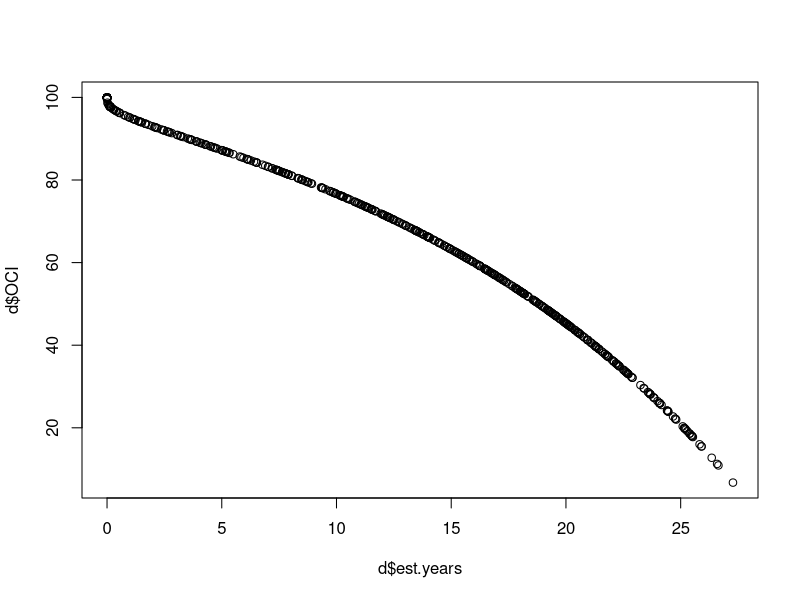
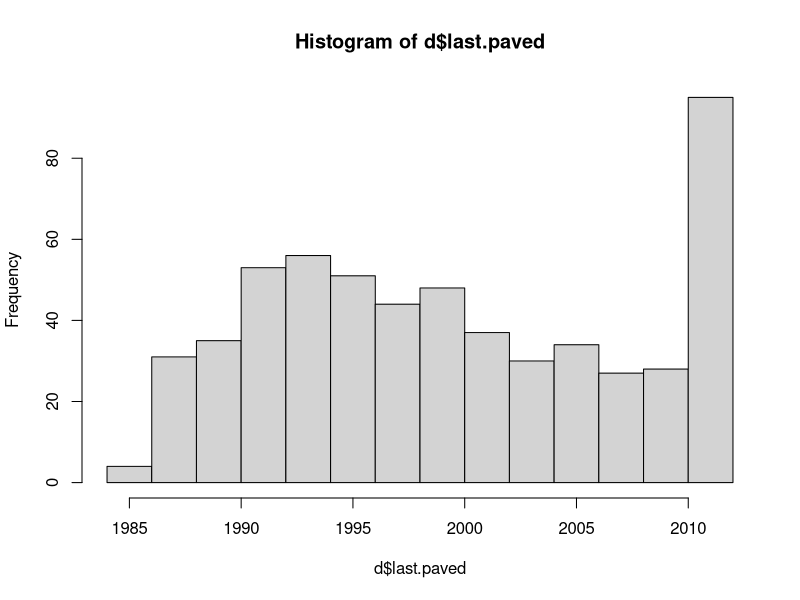
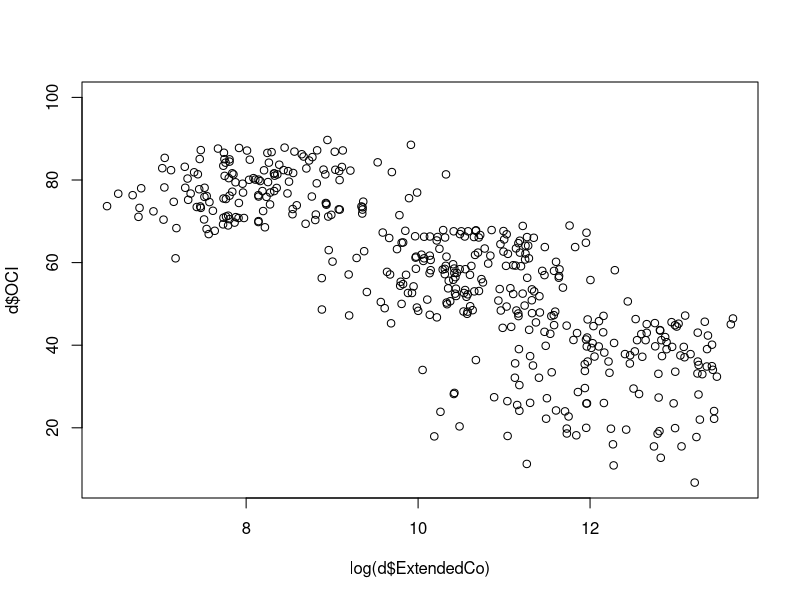
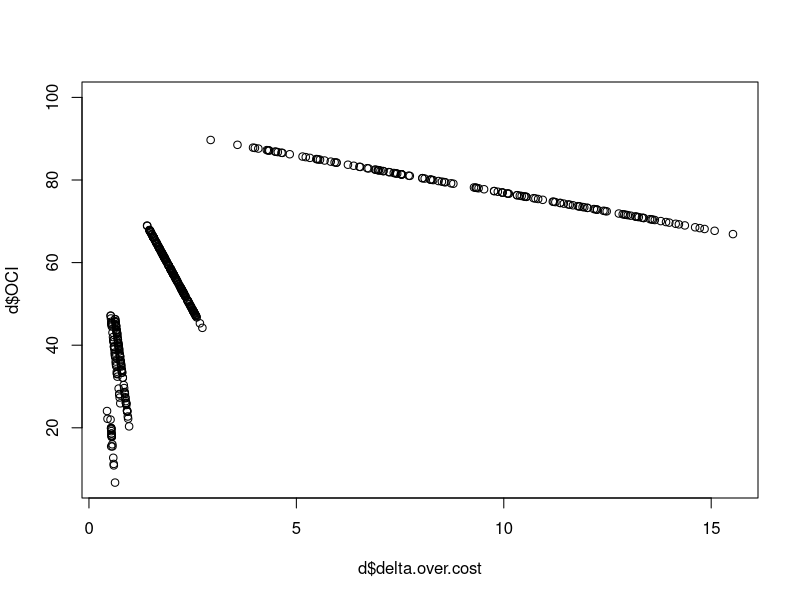
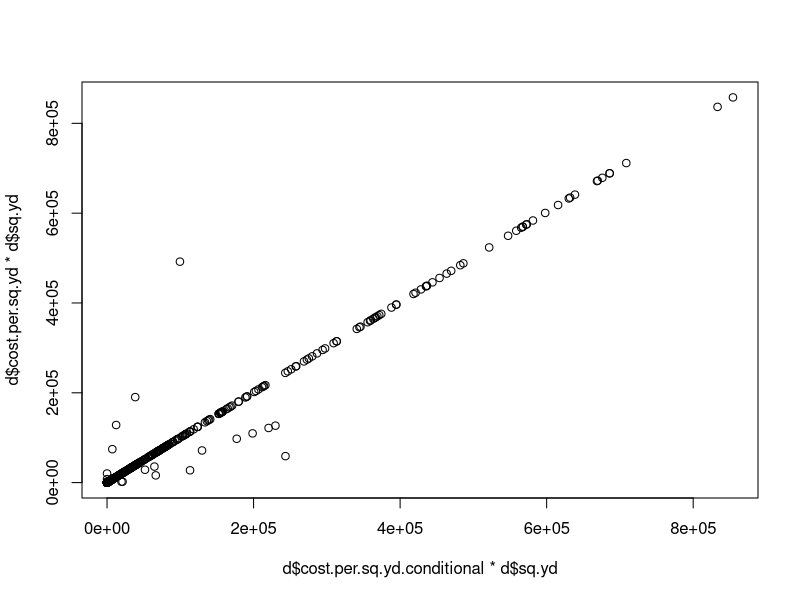
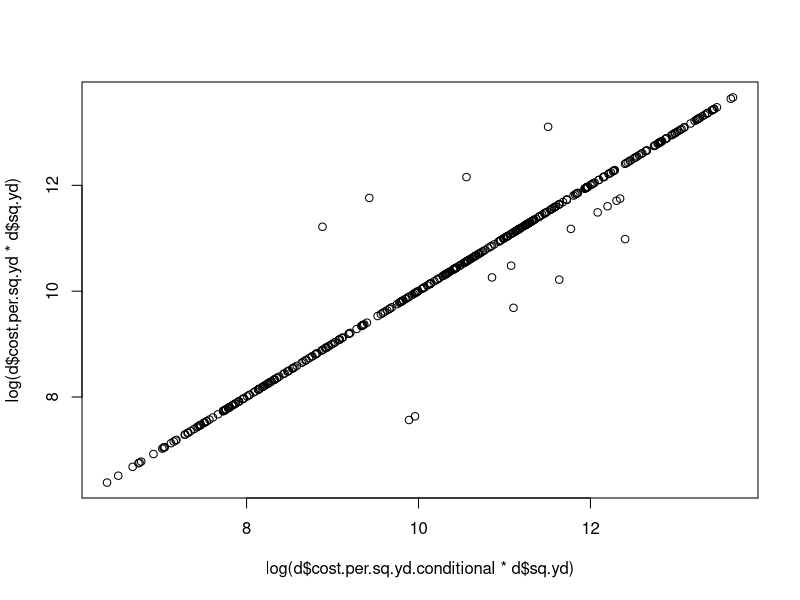

Here is the R script that generated these plots, in order: (Note: this script raises an error after producing the figures.)
# This code cleans and analyzes data from FST, the pavement consultant
# OCI value = PCI.  Note these scores are from November 2012.
# It models the cost and PCI degredation in order to optimize pavement decisions
# Created By Daniel Hadley

setwd("K:/Somerstat/Common/Data/2014 StreetStat/PCI_Code")
# setwd ("~/Documents/Git/PCI_Code") #at home
d <- read.csv("PCI.csv")

# Create new variables 
d$sq.ft <- d$PavementWi * d$Length # Sq. Feet
d$sq.yd <- d$sq.ft * 0.111111 # Sq. Yards
d$total.pci <- d$sq.yd * d$OCI # Sum PCI
d$ideal.pci <- d$sq.yd * 95 # Ideal sum PCI
d$delta.pci <- d$ideal.pci - d$total.pci #Difference
d$delta.over.cost <- d$delta.pci / d$ExtendedCo #One cost measure
aggregate(delta.over.cost ~ PlanActivi, d, mean ) # Crack Seal is crazy cost efficient
aggregate(delta.over.cost ~ PlanActivi, d, max ) # Crack Seal is crazy cost efficient

d$cost.per.sq.yd <- d$ExtendedCo / d$sq.yd # Cost per sq yard


# Here I model the age as a function of PCI based on the references below:
# It is an average of residential and arterial, but we can divide those later
# http://onlinepubs.trb.org/onlinepubs/conferences/2012/assetmgmt/presentations/Data-A-Ramirez-Flores-Chang-Albitres.pdf
# https://repository.tamu.edu/bitstream/handle/1969.1/ETD-TAMU-2009-05-317/DESHMUKH-THESIS.pdf?sequence=2
# http://www.mylongview.com/modules/showdocument.aspx?documentid=631
# PCI = 100 - (106/((ln(79/AGE))^(1/.48)))

d$est.years <- 79*(2.71828^(-9.37879/(100-d$OCI)^0.48))
plot(d$est.years, d$OCI)

d$last.paved <- 2012 - d$est.years
hist(d$last.paved) # I'm skeptical there are streets we have not paved since the 80s


# test
plot(log(d$ExtendedCo), d$OCI)
plot(d$delta.over.cost, d$OCI) # checking cost-effectiveness
# This final plot is where we see that high OCI maintenance is the most cost-effective

# First model cost as a f(PCI) using logical tests: 
# this averages differences between collectors and arterials
# To see where the bands begin and end
aggregate(OCI ~ PlanActivi, d, mean )
aggregate(OCI ~ PlanActivi, d, min )
aggregate(OCI ~ PlanActivi, d, max )

d$cost.per.sq.yd.conditional <- ifelse((d$OCI >= 68) & (d$OCI < 88), 1.8,
                            ifelse((d$OCI >= 47) & (d$OCI < 68), 18.50,
                            ifelse((d$OCI >= 25) & (d$OCI < 47) & (d$Functional == "RT - Residential Local"), 76.80,
                            ifelse((d$OCI >= 25) & (d$OCI < 47) & (d$Functional == "RE - Residential Dead End"), 76.80,
                            ifelse((d$OCI >= 25) & (d$OCI < 47) & (d$Functional == "CO - Collector" ), 91.10,
                            ifelse((d$OCI >= 25) & (d$OCI < 47) & (d$Functional == "AR - Arterial"), 91.10,
                            ifelse((d$OCI >= 0) & (d$OCI < 25) & (d$Functional == "RT - Residential Local"), 139.80,
                            ifelse((d$OCI >= 0) & (d$OCI < 25) & (d$Functional == "RE - Residential Dead End"), 139.80,
                            ifelse((d$OCI >= 0) & (d$OCI < 25) & (d$Functional == "CO - Collector"), 147.70,
                            ifelse((d$OCI >= 0) & (d$OCI < 25) & (d$Functional == "AR - Arterial"), 162.10,
                            ifelse(d$OCI >= 88, 0, 360)))))))))))

# Test
plot(d$cost.per.sq.yd.conditional*d$sq.yd, d$cost.per.sq.yd*d$sq.yd)
plot(log(d$cost.per.sq.yd.conditional*d$sq.yd), log(d$cost.per.sq.yd*d$sq.yd))
# d$dif <- d$cost.per.sq.yd*d$sq.yd - d$cost.per.sq.yd.conditional*d$sq.yd  
# hugeDif <- d[ which(d$dif>650000 | d$dif < -115000), ]



  




###  Model the Pavement decisions over 20 years ###

# First I create functions that describe the relationships analyzed previously
# f(Age) = PCI 
PCIf <- function(AGE){ 
  PCI <- 100 - (106/((log(79/AGE))^(1/.48)))
  return(PCI)
}

# f(PCI) = Cost 
Costf <- function(OCI, Functional, sq.yd){ 
  Cost <- ifelse((OCI >= 68) & (OCI < 88), 1.8,
         ifelse((OCI >= 47) & (OCI < 68), 18.50,
                ifelse((OCI >= 25) & (OCI < 47) & (Functional == "RT - Residential Local"), 76.80,
                       ifelse((OCI >= 25) & (OCI < 47) & (Functional == "RE - Residential Dead End"), 76.80,
                              ifelse((OCI >= 25) & (OCI < 47) & (Functional == "CO - Collector" ), 91.10,
                                     ifelse((OCI >= 25) & (OCI < 47) & (Functional == "AR - Arterial"), 91.10,
                                            ifelse((OCI >= 0) & (OCI < 25) & (Functional == "RT - Residential Local"), 139.80,
                                                   ifelse((OCI >= 0) & (OCI < 25) & (Functional == "RE - Residential Dead End"), 139.80,
                                                          ifelse((OCI >= 0) & (OCI < 25) & (Functional == "CO - Collector"), 147.70,
                                                                 ifelse((OCI >= 0) & (OCI < 25) & (Functional == "AR - Arterial"), 162.10,
                                                                        ifelse(OCI >= 88, 0, 360)))))))))))
  return(Cost*sq.yd)
}


# f(PCI) = Whether or Not to Pave
# Here is where we set the rules and try different scenarios
# This scenario is random with no bottom tiers
Pavef <- function(OCI){
  pave <- (ifelse((OCI >= 68) & (OCI < 88), 1,
                  ifelse((OCI >= 47) & (OCI < 68), 1,
                         ifelse(OCI == 47, 1, 0)))) # Top tiers
  return(pave)
}

# This scenario is totally random
Pavef <- function(OCI){
  pave <-  sample(c(0,1), 573, replace = TRUE) #random
  return(pave)
}

# Best - first. The problem is that you cannot control for the large 1st year cost
Pavef <- function(OCI){
  pave <- (ifelse((OCI >= 50),(sample(c(0,1), 573, replace = TRUE)),0))
  return(pave)
}



# f(n) = output
Modelf <- function(n){
    d$OCI.Model <- PCIf(d$est.years) # Use the model instead of the empirical OCI
    d$backlog <- Costf(d$OCI.Model, d$Functional, d$sq.yd) # when summed, this gives you your backlog
    d$Pave.a <- Pavef(d$OCI.Model) # Decision to pave based on Pavef function
    d$Age.a <- ifelse(d$Pave.a == 1, 1, 1 + d$est.years) #Age in year n
    d$OCI.a <- PCIf(d$Age.a) # OCI year n  
    d$cost.a <- ifelse(d$Pave.a == 1, Costf(d$OCI.Model,d$Functional, d$sq.yd),0) #The cost to pave the selected streets
    d$backlog.a <- ifelse(d$Pave.a == 0, Costf(d$OCI.Model,d$Functional, d$sq.yd),0) #Backlog after year n
    d$Pave.b <- Pavef(d$OCI.a) # Decision to pave based on Pavef function
    d$Age.b <- ifelse(d$Pave.b == 1, 1, 1 + d$Age.a) #Age in year n
    d$OCI.b <- PCIf(d$Age.b) # OCI year n  
    d$cost.b <- ifelse(d$Pave.b == 1, Costf(d$OCI.a,d$Functional, d$sq.yd),0) #The cost to pave the selected streets
    d$backlog.b <- ifelse(d$Pave.b == 0, Costf(d$OCI.a,d$Functional, d$sq.yd),0) #Backlog after year n
    d$Pave.c <- Pavef(d$OCI.b) # Decision to pave based on Pavef function
    d$Age.c <- ifelse(d$Pave.c == 1, 1, 1 + d$Age.b) #Age in year n
    d$OCI.c <- PCIf(d$Age.c) # OCI year n  
    d$cost.c <- ifelse(d$Pave.c == 1, Costf(d$OCI.b,d$Functional, d$sq.yd),0) #The cost to pave the selected streets
    d$backlog.c <- ifelse(d$Pave.c == 0, Costf(d$OCI.b,d$Functional, d$sq.yd),0) #Backlog after year n
    d$Pave.d <- Pavef(d$OCI.c) # Decision to pave based on Pavef function
    d$Age.d <- ifelse(d$Pave.d == 1, 1, 1 + d$Age.c) #Age in year n
    d$OCI.d <- PCIf(d$Age.d) # OCI year n  
    d$cost.d <- ifelse(d$Pave.d == 1, Costf(d$OCI.c,d$Functional, d$sq.yd),0) #The cost to pave the selected streets
    d$backlog.d <- ifelse(d$Pave.d == 0, Costf(d$OCI.c,d$Functional, d$sq.yd),0) #Backlog after year n
    d$Pave.e <- Pavef(d$OCI.d) # Decision to pave based on Pavef function
    d$Age.e <- ifelse(d$Pave.e == 1, 1, 1 + d$Age.d) #Age in year n
    d$OCI.e <- PCIf(d$Age.e) # OCI year n  
    d$cost.e <- ifelse(d$Pave.e == 1, Costf(d$OCI.d,d$Functional, d$sq.yd),0) #The cost to pave the selected streets
    d$backlog.e <- ifelse(d$Pave.e == 0, Costf(d$OCI.d,d$Functional, d$sq.yd),0) #Backlog after year n    
#   Now create the outputs
  backlog <- sum(d$backlog.e)
  backlog.reduction <- (sum(d$backlog)) - (sum(d$backlog.e))
  total.cost <- sum(d$cost.a, d$cost.b, d$cost.c, d$cost.d, d$cost.e)
  benefit.to.cost <- backlog.reduction / total.cost
  average.annual.cost <- ((sum(d$cost.a)) + (sum(d$cost.b)) + (sum(d$cost.c)) + 
                            (sum(d$cost.d)) + (sum(d$cost.e))) / 5
  first.year <- sum(d$cost.a)
output <- list(backlog, backlog.reduction, total.cost, benefit.to.cost, average.annual.cost, first.year)
return(output)
}

# Now run the function X number of times
# http://stats.stackexchange.com/questions/7999/how-to-efficiently-repeat-a-function-on-a-data-set-in-r
l <- alply(cbind(rep(100,100),rep(20,10)),1,Modelf)
backlog <- data.frame(matrix(unlist(l), nrow=100, byrow=T))
colnames(backlog) <- c("backlog", "backlog.reduction", "total.cost", "benefit.to.cost", 
                       "average.annual.cost", "first.year")

hist(backlog$benefit.to.cost)
hist(backlog$average.annual.cost)
hist(backlog$total.cost)
hist(backlog$first.year) # The first year is always the highest cost













# This scenario is totally random
Pavef <- function(OCI){ repeat {
  # do something
  pave <-  sample(c(0,1), 573, replace = TRUE) #random
  # exit if the condition is met
  if (sum(pave) < 200) break
}
return(pave)
}
  


# f(n) = output
Modelf <- function(n){
  d$OCI.Model <- PCIf(d$est.years) # Use the model instead of the empirical OCI
  d$backlog <- Costf(d$OCI.Model, d$Functional, d$sq.yd) # when summed, this gives you your backlog
  d$Pave.a <- Pavef(d$OCI.Model) # Decision to pave based on Pavef function
  d$Age.a <- ifelse(d$Pave.a == 1, 1, 1 + d$est.years) #Age in year n
  d$OCI.a <- PCIf(d$Age.a) # OCI year n  
  d$cost.a <- ifelse(d$Pave.a == 1, Costf(d$OCI.Model,d$Functional, d$sq.yd),0) #The cost to pave the selected streets
  d$backlog.a <- ifelse(d$Pave.a == 0, Costf(d$OCI.Model,d$Functional, d$sq.yd),0) #Backlog after year n
  #   Now create the outputs
  output <- sum(d$cost.a)
  return(output)
}

# Now run the function X number of times
# http://stats.stackexchange.com/questions/7999/how-to-efficiently-repeat-a-function-on-a-data-set-in-r
l <- alply(cbind(rep(100,100),rep(20,10)),1,Modelf)
backlog <- data.frame(matrix(unlist(l), nrow=100, byrow=T))
colnames(backlog) <- c("backlog", "backlog.reduction", "total.cost", "benefit.to.cost", 
                       "average.annual.cost", "first.year")

hist(backlog$benefit.to.cost)
hist(backlog$average.annual.cost)
hist(backlog$total.cost)
hist(backlog$first.year) # The first year is always the highest cost










###  Visualize ###
library(ggplot2)

my.theme <- 
  theme(plot.background = element_blank(), # Remove background
        panel.grid.major = element_blank(), # Remove gridlines
        panel.grid.minor = element_blank(), # Remove more gridlines
        panel.border = element_blank(), # Remove border
        panel.background = element_blank(), # Remove more background
        axis.ticks = element_blank(), # Remove axis ticks
        axis.text=element_text(size=24), # Enlarge axis text font
        axis.title=element_text(size=26), # Enlarge axis title font
        plot.title=element_text(size=42, hjust=0) # Enlarge, left-align title
        ,axis.text.x = element_text(angle=60, hjust = 1) # Uncomment if X-axis unreadable 
  )


# A simple method is to use the "weight" function with qplot. This will even work with aggregate
p <- qplot(PlanActivi, weight = Length, data = d, geom = "bar", alpha=I(.7), main="Activity by Length", ylab="Col2 Count")
p + my.theme

p <- qplot(Treatmentb, weight = Length, data = d, geom = "bar", alpha=I(.7), main="Activity by Length", ylab="Col2 Count")
p + my.theme

p <- qplot(OCI, weight = Length, data = d, colour = "white", fill=Treatmentb, geom = "bar", main="PCI by Length", ylab="Length of Roadway")
p + my.theme


ag <- aggregate(OCI ~ PlanActivi, d, mean )
p <- qplot(PlanActivi, weight = OCI, data = ag, geom = "bar", alpha=I(.7), main="Activity by Avg PCI", ylab="PCI")
p + my.theme

                            
                                   
